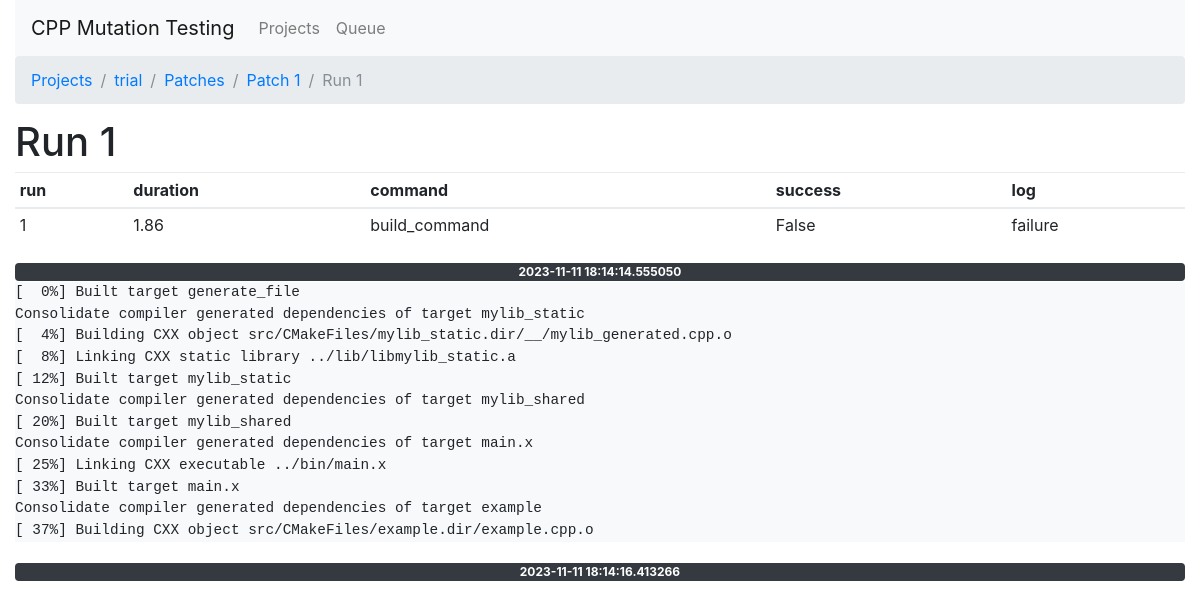
Screenshot of /projects/1/patches/1/runs/1 with the database file from the repository.
### app/models.py (models this page shows, shortened)
class Project(db.Model):
    id = db.Column(db.Integer, primary_key=True)
    name = db.Column(db.Text)
    workdir = db.Column(db.Text)
    build_command = db.Column(db.Text)
    quickcheck_command = db.Column(db.Text, nullable=True)
    quickcheck_timeout = db.Column(db.Float, nullable=True)
    test_command = db.Column(db.Text)
    test_timeout = db.Column(db.Float, nullable=True)
    clean_command = db.Column(db.Text, nullable=True)
    files = db.relationship('File', backref='project', lazy='dynamic', cascade='delete')
    patches = db.relationship('Patch', backref='project', lazy='dynamic', cascade='delete')

class Patch(db.Model):
    id = db.Column(db.Integer, primary_key=True)
    kind = db.Column(db.Text)
    line = db.Column(db.Integer)
    column_start = db.Column(db.Integer)
    column_end = db.Column(db.Integer)
    code_original = db.Column(db.Integer)
    code_replacement = db.Column(db.Integer)
    patch = db.Column(db.Text)
    state = db.Column(db.Text)
    confirmation = db.Column(db.Text)
    file_id = db.Column(db.Integer, db.ForeignKey('file.id'), index=True)
    project_id = db.Column(db.Integer, db.ForeignKey('project.id'), index=True)
    runs = db.relationship('Run', backref='patch', lazy='dynamic', cascade='delete')

class Run(db.Model):
    id = db.Column(db.Integer, primary_key=True)
    timestamp_start = db.Column(db.DateTime)
    timestamp_end = db.Column(db.DateTime)
    duration = db.Column(db.Float)
    command = db.Column(db.Text)
    success = db.Column(db.Boolean)
    log = db.Column(db.Text)
    output = db.Column(db.Text)
    patch_id = db.Column(db.Integer, db.ForeignKey('patch.id'), index=True)
    project_id = db.Column(db.Integer, db.ForeignKey('project.id'), index=True)

### app/views.py (the view)
@app.route('/projects/<int:project_id>/patches/<int:patch_id>/runs/<int:run_id>')
def route_v2_project_project_id_patches_patch_id_runs_run_id(project_id, patch_id, run_id):
    project = Project.query.get(project_id)
    if project is None:
        abort(404)
    patch = Patch.query.get(patch_id)
    if patch is None:
        abort(404)
    run = Run.query.get(run_id)
    if run is None:
        abort(404)
    return render_template('v2_run.html', project=project, patch=patch, run=run)

### app/utils/Executor.py (called while the page is built)
    @property
    def count(self):
        return Patch.query.filter(Patch.state == 'incomplete').count()

### app/utils/Mutation.py (called while the page is built)
def get_mutators():
    mutators = [
        LineDeletionMutator(),
        LogicalOperatorMutator(),
        ComparisonOperatorMutator(),
        IncDecOperatorMutator(),
        AssignmentOperatorMutator(),
        BooleanAssignmentOperatorMutator(),
        ArithmeticOperatorMutator(),
        BooleanArithmeticOperatorMutator(),
        BooleanLiteralMutator(),
        StdInserterMutator(),
        StdRangePredicateMutator(),
        StdMinMaxMutator(),
        DecimalNumberLiteralMutator(),
        HexNumberLiteralMutator(),
        IteratorRangeMutator()
    ]
    return {mutator.mutator_id: mutator for mutator in mutators}

### app/views.py (called while the page is built)
@app.context_processor
def inject_values():
    return {
        'mutators': get_mutators(),
        'executor': executor,
        'stats': Statistics()
    }

### app/templates/v2_run.html
{% extends "v2_base.html" %}
{% set title='Run ' + run.id|string %}
{% block breadcrumb %}
    <ol class="breadcrumb">
        <li class="breadcrumb-item"><a href="{{ url_for('route_v2_projects') }}">Projects</a></li>
        <li class="breadcrumb-item"><a
                href="{{ url_for('route_v2_project_project_id', project_id=project.id) }}">{{ project.name }}</a></li>
        <li class="breadcrumb-item"><a
                href="{{ url_for('route_v2_project_project_id_patches', project_id=project.id) }}">Patches</a></li>
        <li class="breadcrumb-item"><a href="{{ url_for('route_v2_project_project_id_patches_patch_id', project_id=project.id, patch_id=patch.id) }}">Patch {{ patch.id }}</a></li>
        <li class="breadcrumb-item active">Run {{ run.id }}</li>
    </ol>
{% endblock %}
{% block content %}
    <h1>Run {{ run.id }}</h1>
    <table class="table table-sm">
        <thead>
        <tr>
            <th>run</th>
            <th>duration</th>
            <th>command</th>
            <th>success</th>
            <th>log</th>
        </tr>
        </thead>
        <tbody>
            <tr>
                <td>{{ run.id }}</td>
                <td>{{ run.duration|round(2) }}</td>
                <td>{{ run.command }}</td>
                <td>{{ run.success }}</td>
                <td>{{ run.log }}</td>
            </tr>
        </tbody>
    </table>
    <span class="badge badge-dark w-100">{{ run.timestamp_start }}</span>
    <pre class="bg-light"><code class="nohighlight">{{ run.output|string }}</code></pre>
    <span class="badge badge-dark w-100">{{ run.timestamp_end }}</span>
{% endblock %}

### rows the page displays
Project: name "trial"
Patch: id "1"
Run: id "1", duration "1.86", command "build_command", success "False", log "failure", timestamp_start "2023-11-11 18:14:14.555050", output "[ 0%] Built target generate_file Consolidate compiler generated dependencies of target mylib_static [ 4%] Building CXX object src/CMakeFiles/mylib_static.dir/__/mylib_generated.cpp.o [ 8%] Linking CXX static library ../lib/libmylib_static.a [ 12%] Built target mylib_static Consolidate compiler generated dependencies of target mylib_shared [ 20%] Built target mylib_shared Consolidate compiler generated dependencies of target main.x [ 25%] Linking CXX executable ../bin/main.x [ 33%] Built target main.x Consolidate compiler generated dependencies of target example [ 37%] Building CXX object src/CMakeFiles/example.dir/example.cpp.o", timestamp_end "2023-11-11 18:14:16.413266"
